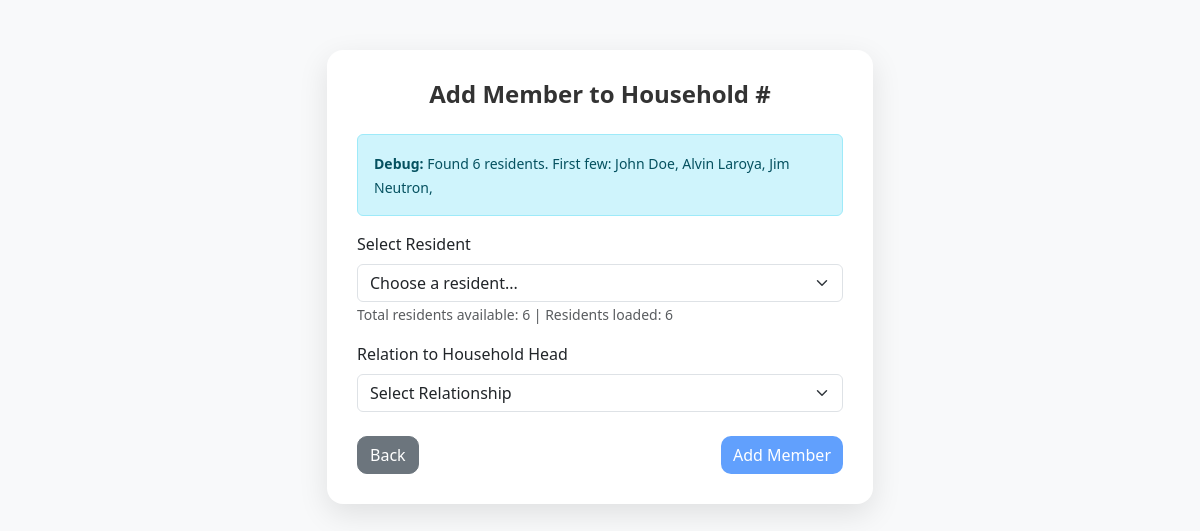
The app's page /households/add_member.php, older data.
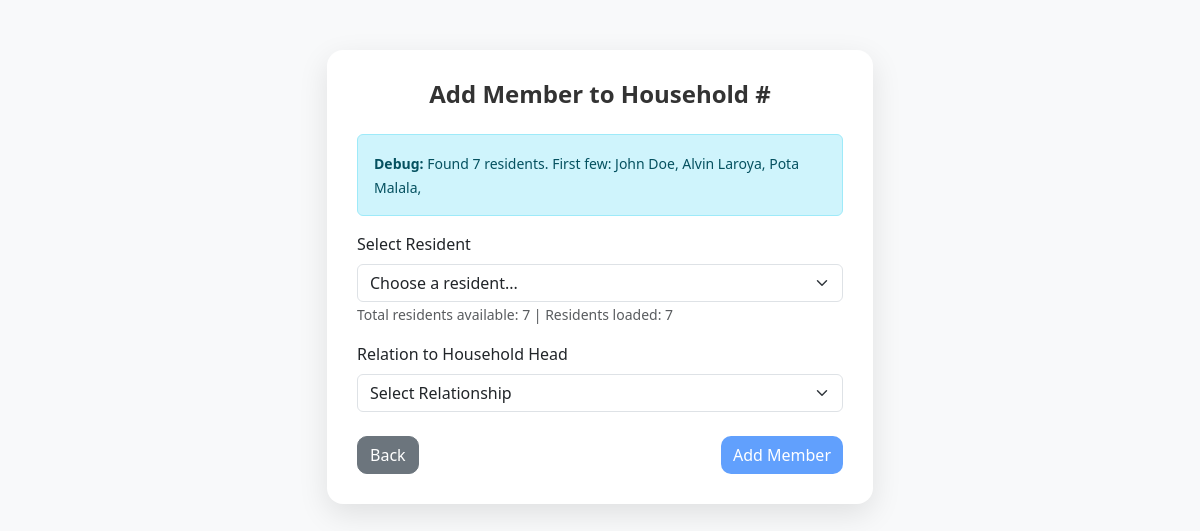
The same page, newer data.
### tables this page shows
CREATE TABLE `residents` (
  `id` int(11) NOT NULL,
  `first_name` varchar(50) DEFAULT NULL,
  `middle_name` varchar(50) DEFAULT NULL,
  `last_name` varchar(50) DEFAULT NULL,
  `suffix` varchar(10) DEFAULT NULL,
  `gender` enum('Male','Female') DEFAULT NULL,
  `birthdate` date DEFAULT NULL,
  `age` int(11) DEFAULT NULL,
  `civil_status` varchar(20) DEFAULT NULL,
  `citizenship` varchar(50) DEFAULT NULL,
  `religion` varchar(50) DEFAULT NULL,
  `occupation` varchar(100) DEFAULT NULL,
  `purok` varchar(50) DEFAULT NULL,
  `voter_status` enum('Yes','No') DEFAULT NULL,
  `is_4ps` enum('Yes','No') DEFAULT NULL,
  `contact` varchar(20) DEFAULT NULL,
  `email` varchar(100) DEFAULT NULL,
  `address` text DEFAULT NULL,
  `date_registered` datetime DEFAULT current_timestamp(),
  `id_picture` longblob DEFAULT NULL,
  `id_picture_type` varchar(50) NOT NULL
);

### households/add_member.php (the view, shortened to what this page needs)
<?php
include '../config.php';
$household_id = $_GET['household_id'];
$residents_query = "SELECT id, first_name, middle_name, last_name, birthdate, gender, occupation FROM residents ORDER BY last_name, first_name";
$residents_result = $conn->query($residents_query);
if ($residents_result === false) {
    $error_message = "Error fetching residents: " . $conn->error;
    $total_residents = 0;
    $residents_array = [];
} else {
    $total_residents = $residents_result->num_rows;
    $residents_array = [];
    while ($row = $residents_result->fetch_assoc()) {
        $residents_array[] = $row;
    }
}
?>
<!DOCTYPE html>
<html lang="en">
<head>
    <link href="https://cdn.jsdelivr.net/npm/bootstrap@5.3.0/dist/css/bootstrap.min.css" rel="stylesheet">
</head>
<body>
<div class="container">
    <div class="row justify-content-center">
        <div class="col-md-8 col-lg-6">
            <div class="form-card">
                <h4 class="form-title">Add Member to Household #<?= htmlspecialchars($household_id) ?></h4>
                <?php if ($total_residents == 0): ?>
                    <div class="alert alert-warning" role="alert">
                        <strong>No residents found!</strong> You need to add residents to the system before you can add them to households.
                        <br><a href="../residents/add.php" class="btn btn-sm btn-primary mt-2">Add New Resident</a>
                    </div>
                <?php elseif ($total_residents > 0 && count($residents_array) > 0): ?>
                    <div class="alert alert-info" role="alert">
                        <small><strong>Debug:</strong> Found <?= $total_residents ?> residents. First few:
                        <?php
                        $first_few = array_slice($residents_array, 0, 3);
                        foreach ($first_few as $r) {
                            echo htmlspecialchars($r['first_name'] . ' ' . $r['last_name']) . ', ';
                        }
                        ?>
                        </small>
                    </div>
                <?php endif; ?>
                <form method="POST" id="memberForm">
                    <div class="mb-3">
                        <label class="form-label">Select Resident</label>
                        <select name="resident_id" class="form-select" id="residentSelect" required onchange="updateResidentInfo()">
                            <option value="">Choose a resident...</option>
                        </select>
                        <small class="form-text text-muted">
                            Total residents available: <?= $total_residents ?>
                            <?php if ($total_residents == 0): ?>
                                | <a href="../residents/add.php" target="_blank">Add a resident first</a>
                                | <a href="../debug_residents.php" target="_blank">Debug residents table</a>
                            <?php else: ?>
                                | Residents loaded: <?= count($residents_array) ?>
                            <?php endif; ?>
                        </small>
                    </div>
                    <div class="mb-4">
                        <label class="form-label">Relation to Household Head</label>
                        <select name="relation" class="form-select" required>
                            <option value="">Select Relationship</option>
                        </select>
                    </div>
                    <div class="d-flex justify-content-between">
                        <a href="view.php?id=<?= $household_id ?>" class="btn btn-secondary">Back</a>
                        <button type="submit" class="btn btn-primary" id="submitBtn" disabled>Add Member</button>
                    </div>
                </form>
            </div>
        </div>
    </div>
</div>
</body>
</html>

Row changes from the older to the newer data that the page shows:
no longer on this page (row edited): residents: first_name+last_name "Jim Neutron"
added residents: first_name+last_name "Pota Malala"
Text that changed along with them:
$total_residents: "6" → "7"
count($residents_array): "6" → "7"
